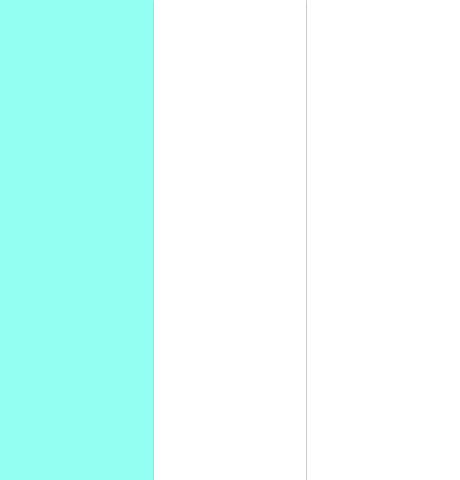
Frame 1 (no input)
Frame 60 (the mouse pressed at the canvas centre just before this capture): identical to frame 1, image omitted
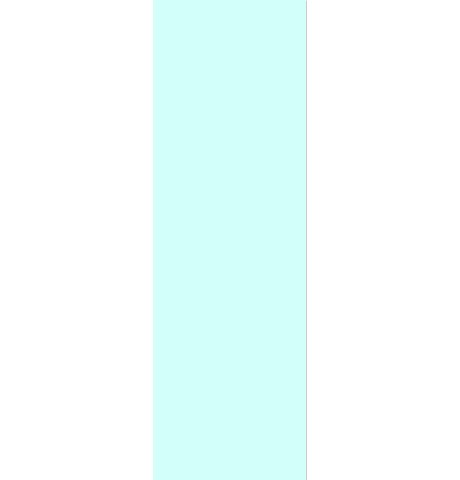
Frame 120 (the mouse held since frame 60 and released just before this capture)

The Processing sketch that drew these frames (run headless with seeded random() and noise(); from frame 60 on, the mouse is pressed at the canvas centre):

// Processing sketch: processing_187377
// ── processing_187377.pde

//declare variable
float r,g,b,rd;

void setup() {//executed only once
  //size(displayWidth,displayHeight);//window size
  size(460,480);
  frameRate(30);
}

void draw(){ //repeated forever
  background(255);
  strokeWeight(0.2);
  stroke(0);
  line(width/3,0, width/3, height);
  line(width/3*2,0, width/3*2, height);
  noStroke();
  if(mouseX < width/3){
   fill(147,255,243);
  rect(0,0,width/3,height);
  }else if(mouseX < width/3*2){
    fill(211,255,250);
    rect(width/3,0,width/3,height);
  }else{
     fill(6,255,227);
    rect(width/3 *2,0,width/3,height);
  }
}
